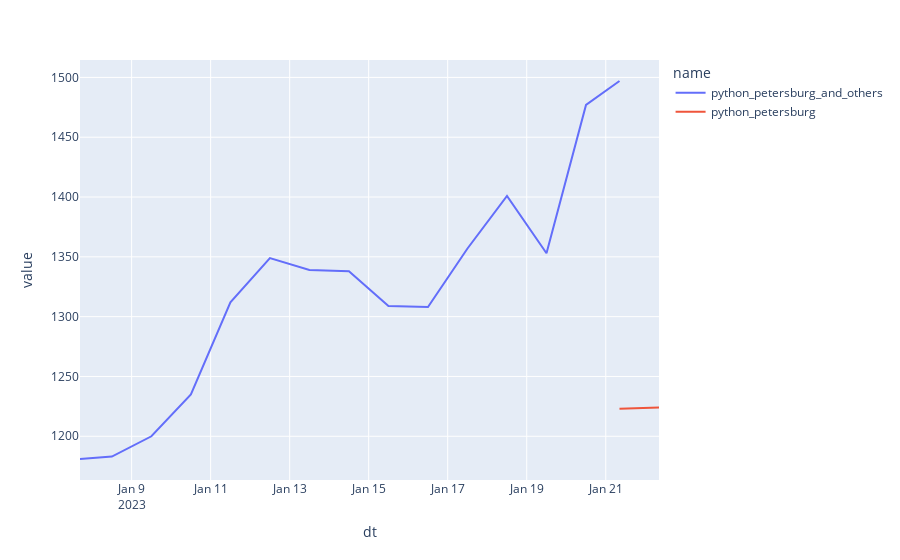

Here is the notebook cell this chart was saved with:
### Code cell
import plotly.express as px
df = pd.read_csv("/Users/alexeygrachev/git/dashboards/resources/2023-01-21_10-03-48/hh.csv")
df["dt"] = pd.to_datetime(df["dt"])
df.set_index('dt').groupby("name").resample("D").mean().reset_index()

px.line(df, x="dt", y="value", color="name")

### Figure 1 — Plotly figure (JSON) as saved in the notebook; plotly's stock layout.template omitted (floating-point values rounded to 4 significant figures)
{"data": [{"hovertemplate": "name=python_petersburg_and_others<br>dt=%{x}<br>value=%{y}<extra></extra>", "legendgroup": "python_petersburg_and_others", "line": {"color": "#636efa", "dash": "solid"}, "marker": {"symbol": "circle"}, "mode": "lines", "name": "python_petersburg_and_others", "orientation": "v", "showlegend": true, "x": ["2023-01-07T16:38:55.955977", "2023-01-08T12:00:39.887880", "2023-01-09T12:00:43.358984", "2023-01-10T12:00:40.402427", "2023-01-11T12:00:40.872412", "2023-01-12T12:00:41.285750", "2023-01-13T12:00:41.715534", "2023-01-14T12:00:39.943447", "2023-01-15T12:00:39.603005", "2023-01-16T12:00:40.266073", "2023-01-17T12:00:40.949247", "2023-01-18T12:00:40.111844", "2023-01-19T12:00:41.007276", "2023-01-20T12:00:40.937856", "2023-01-21T08:20:45.177668"], "xaxis": "x", "y": [1181.0, 1183.0, 1200.0, 1235.0, 1312.0, 1349.0, 1339.0, 1338.0, 1309.0, 1308.0, 1357.0, 1401.0, 1353.0, 1477.0, 1497.0], "yaxis": "y", "type": "scatter"}, {"hovertemplate": "name=python_petersburg<br>dt=%{x}<br>value=%{y}<extra></extra>", "legendgroup": "python_petersburg", "line": {"color": "#EF553B", "dash": "solid"}, "marker": {"symbol": "circle"}, "mode": "lines", "name": "python_petersburg", "orientation": "v", "showlegend": true, "x": ["2023-01-21T08:20:47.468765", "2023-01-22T08:20:47.468765"], "xaxis": "x", "y": [1223.0, 1224.0], "yaxis": "y", "type": "scatter"}], "layout": {"xaxis": {"anchor": "y", "domain": [0.0, 1.0], "title": {"text": "dt"}}, "yaxis": {"anchor": "x", "domain": [0.0, 1.0], "title": {"text": "value"}}, "legend": {"title": {"text": "name"}, "tracegroupgap": 0}, "margin": {"t": 60}}}
